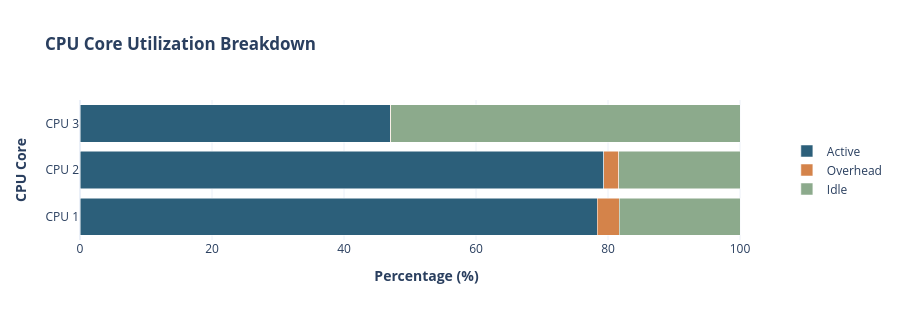
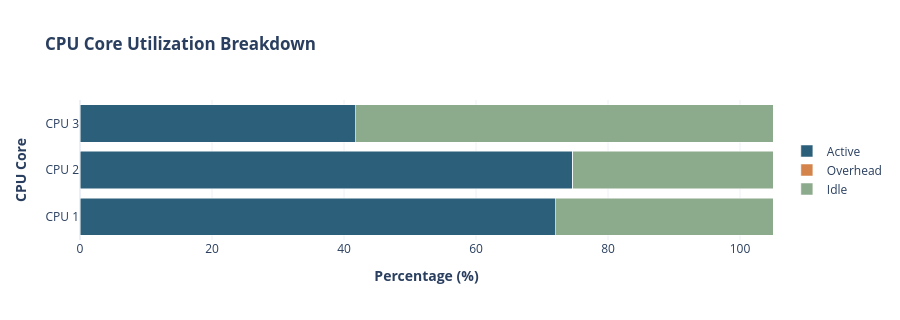

The notebook cell saved with these charts, in order:
### Code cell
# CIE_FIFO_IPC_nuc12-noturbo_hythread
# feedback_u70_m3_ms05_s20632672_195219_preempt.csv
# feedback_u70_m3_ms05_s20632672_195219_timeline.csv
fig_util_ROS = analyze_cpu_utilization(
    preempt_csv = "typical/CIE_FIFO_IPC_nuc12-noturbo_hythread/feedback_u70_m3_ms05_s20632672_195219_preempt.csv",
    timeline_csv = "typical/CIE_FIFO_IPC_nuc12-noturbo_hythread/feedback_u70_m3_ms05_s20632672_195219_timeline.csv",
    analysis_window_ms=[0, 1000])

# FINS
# feedback_u70_m3_ms05_s20632672_202226_preempt.csv
# feedback_u70_m3_ms05_s20632672_202226_timeline.csv
fig_util_FINS = analyze_cpu_utilization(
    preempt_csv = "typical/FINS/feedback_u70_m3_ms05_s20632672_202226_preempt.csv",
    timeline_csv = "typical/FINS/feedback_u70_m3_ms05_s20632672_202226_timeline.csv",
    analysis_window_ms=[50, 1000])

fig_util_ROS.show()
fig_util_FINS.show()

### Figure 1 — Plotly figure (JSON) as saved in the notebook; plotly's stock layout.template omitted (floating-point values rounded to 4 significant figures)
{"data": [{"hovertemplate": "Category=Active<br>Percentage=%{x}<br>CPU=%{y}<extra></extra>", "legendgroup": "Active", "marker": {"color": "#2C5F7A", "pattern": {"shape": ""}}, "name": "Active", "orientation": "h", "showlegend": true, "textposition": "auto", "x": [78.34, 79.37, 46.98], "xaxis": "x", "y": ["CPU 1", "CPU 2", "CPU 3"], "yaxis": "y", "type": "bar"}, {"hovertemplate": "Category=Overhead<br>Percentage=%{x}<br>CPU=%{y}<extra></extra>", "legendgroup": "Overhead", "marker": {"color": "#D4834A", "pattern": {"shape": ""}}, "name": "Overhead", "orientation": "h", "showlegend": true, "textposition": "auto", "x": [3.387, 2.251, 0.07704], "xaxis": "x", "y": ["CPU 1", "CPU 2", "CPU 3"], "yaxis": "y", "type": "bar"}, {"hovertemplate": "Category=Idle<br>Percentage=%{x}<br>CPU=%{y}<extra></extra>", "legendgroup": "Idle", "marker": {"color": "#8CAA8C", "pattern": {"shape": ""}}, "name": "Idle", "orientation": "h", "showlegend": true, "textposition": "auto", "x": [18.27, 18.38, 52.94], "xaxis": "x", "y": ["CPU 1", "CPU 2", "CPU 3"], "yaxis": "y", "type": "bar"}], "layout": {"xaxis": {"anchor": "y", "domain": [0.0, 1.0], "title": {"text": "<b>Percentage (%)</b>"}, "range": [0, 105]}, "yaxis": {"anchor": "x", "domain": [0.0, 1.0], "title": {"text": "<b>CPU Core</b>"}}, "legend": {"title": {}, "tracegroupgap": 0, "orientation": "v", "yanchor": "middle", "y": 0.5, "xanchor": "left", "x": 1.02}, "title": {"text": "<b>CPU Core Utilization Breakdown</b>"}, "barmode": "stack", "plot_bgcolor": "white", "paper_bgcolor": "white", "height": 320}}

### Figure 2 — Plotly figure (JSON) as saved in the notebook; plotly's stock layout.template omitted (floating-point values rounded to 4 significant figures)
{"data": [{"hovertemplate": "Category=Active<br>Percentage=%{x}<br>CPU=%{y}<extra></extra>", "legendgroup": "Active", "marker": {"color": "#2C5F7A", "pattern": {"shape": ""}}, "name": "Active", "orientation": "h", "showlegend": true, "textposition": "auto", "x": [72.01, 74.63, 41.7], "xaxis": "x", "y": ["CPU 1", "CPU 2", "CPU 3"], "yaxis": "y", "type": "bar"}, {"hovertemplate": "Category=Overhead<br>Percentage=%{x}<br>CPU=%{y}<extra></extra>", "legendgroup": "Overhead", "marker": {"color": "#D4834A", "pattern": {"shape": ""}}, "name": "Overhead", "orientation": "h", "showlegend": true, "textposition": "auto", "x": [0.0, 0.0, 0.0], "xaxis": "x", "y": ["CPU 1", "CPU 2", "CPU 3"], "yaxis": "y", "type": "bar"}, {"hovertemplate": "Category=Idle<br>Percentage=%{x}<br>CPU=%{y}<extra></extra>", "legendgroup": "Idle", "marker": {"color": "#8CAA8C", "pattern": {"shape": ""}}, "name": "Idle", "orientation": "h", "showlegend": true, "textposition": "auto", "x": [100.0, 100.0, 100.0], "xaxis": "x", "y": ["CPU 1", "CPU 2", "CPU 3"], "yaxis": "y", "type": "bar"}], "layout": {"xaxis": {"anchor": "y", "domain": [0.0, 1.0], "title": {"text": "<b>Percentage (%)</b>"}, "range": [0, 105]}, "yaxis": {"anchor": "x", "domain": [0.0, 1.0], "title": {"text": "<b>CPU Core</b>"}}, "legend": {"title": {}, "tracegroupgap": 0, "orientation": "v", "yanchor": "middle", "y": 0.5, "xanchor": "left", "x": 1.02}, "title": {"text": "<b>CPU Core Utilization Breakdown</b>"}, "barmode": "stack", "plot_bgcolor": "white", "paper_bgcolor": "white", "height": 320}}
